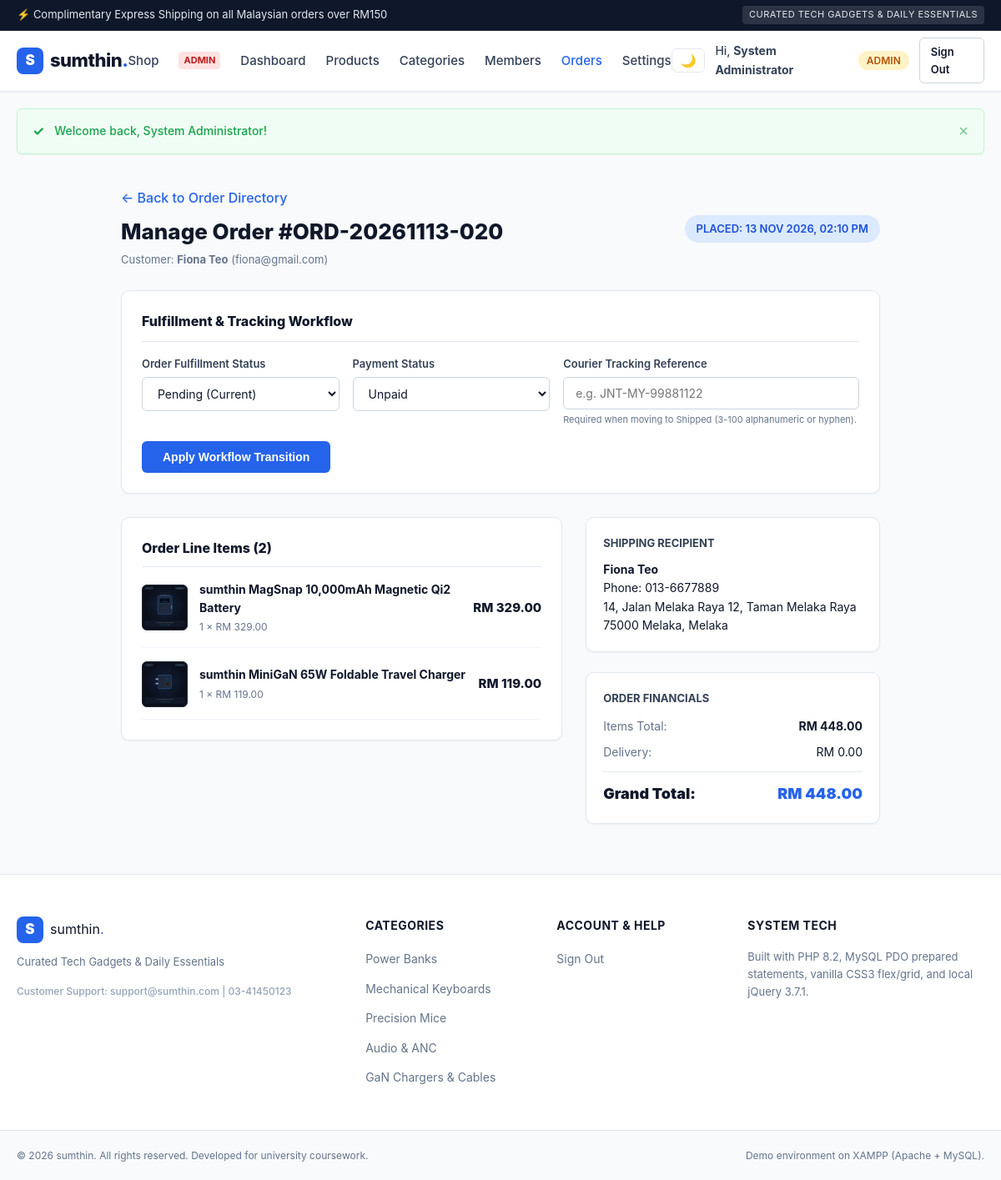
Screenshot of /admin/order_detail.php?id=20 (signed in) with the database file from the repository.
### tables this page shows
CREATE TABLE `user` (
  `id` INT AUTO_INCREMENT PRIMARY KEY,
  `email` VARCHAR(100) NOT NULL UNIQUE,
  `password_hash` VARCHAR(255) NOT NULL,
  `name` VARCHAR(100) NOT NULL,
  `phone` VARCHAR(20) DEFAULT NULL,
  `role` ENUM('Admin', 'Member') NOT NULL DEFAULT 'Member',
  `photo` VARCHAR(255) DEFAULT 'default_user.png',
  `status` ENUM('Active', 'Blocked') NOT NULL DEFAULT 'Active',
  `failed_attempts` INT NOT NULL DEFAULT 0,
  `locked_until` DATETIME DEFAULT NULL,
  `remember_token` VARCHAR(64) DEFAULT NULL,
  `email_verified_at` DATETIME DEFAULT NULL,
  `created_at` DATETIME NOT NULL DEFAULT CURRENT_TIMESTAMP,
  `updated_at` DATETIME NOT NULL DEFAULT CURRENT_TIMESTAMP ON UPDATE CURRENT_TIMESTAMP
);

CREATE TABLE `order` (
  `id` INT AUTO_INCREMENT PRIMARY KEY,
  `order_no` VARCHAR(30) NOT NULL UNIQUE,
  `user_id` INT NOT NULL,
  `address_id` INT DEFAULT NULL,
  `total_amount` DECIMAL(10,2) NOT NULL,
  `discount_amount` DECIMAL(10,2) NOT NULL DEFAULT 0.00,
  `final_amount` DECIMAL(10,2) NOT NULL,
  `status` ENUM('Pending', 'Processing', 'Shipped', 'Delivered', 'Cancelled') NOT NULL DEFAULT 'Pending',
  `payment_status` ENUM('Unpaid', 'Paid', 'Refunded') NOT NULL DEFAULT 'Unpaid',
  `tracking_no` VARCHAR(100) DEFAULT NULL,
  `created_at` DATETIME NOT NULL DEFAULT CURRENT_TIMESTAMP,
  `updated_at` DATETIME NOT NULL DEFAULT CURRENT_TIMESTAMP ON UPDATE CURRENT_TIMESTAMP,
  INDEX `idx_order_user_status` (`user_id`, `status`),
  CONSTRAINT `fk_order_user` FOREIGN KEY (`user_id`) REFERENCES `user` (`id`) ON DELETE CASCADE,
  CONSTRAINT `fk_order_address` FOREIGN KEY (`address_id`) REFERENCES `address` (`id`) ON DELETE SET NULL
);

CREATE TABLE `order_item` (
  `id` INT AUTO_INCREMENT PRIMARY KEY,
  `order_id` INT NOT NULL,
  `product_id` INT NOT NULL,
  `price` DECIMAL(10,2) NOT NULL,
  `quantity` INT NOT NULL,
  `subtotal` DECIMAL(10,2) NOT NULL,
  INDEX `idx_order_item_product` (`product_id`),
  CONSTRAINT `fk_item_order` FOREIGN KEY (`order_id`) REFERENCES `order` (`id`) ON DELETE CASCADE,
  CONSTRAINT `fk_item_product` FOREIGN KEY (`product_id`) REFERENCES `product` (`id`) ON DELETE RESTRICT
);

CREATE TABLE `product` (
  `id` INT AUTO_INCREMENT PRIMARY KEY,
  `category_id` INT NOT NULL,
  `brand_id` INT DEFAULT NULL,
  `name` VARCHAR(150) NOT NULL,
  `slug` VARCHAR(150) NOT NULL UNIQUE,
  `description` TEXT NOT NULL,
  `price` DECIMAL(10,2) NOT NULL,
  `stock` INT NOT NULL DEFAULT 0,
  `low_stock_threshold` INT NOT NULL DEFAULT 5,
  `warranty_months` TINYINT UNSIGNED NOT NULL DEFAULT 12,
  `specs` TEXT DEFAULT NULL,
  `is_featured` TINYINT(1) NOT NULL DEFAULT 0,
  `created_at` DATETIME NOT NULL DEFAULT CURRENT_TIMESTAMP,
  `updated_at` DATETIME NOT NULL DEFAULT CURRENT_TIMESTAMP ON UPDATE CURRENT_TIMESTAMP,
  INDEX `idx_product_category` (`category_id`),
  INDEX `idx_product_brand` (`brand_id`),
  CONSTRAINT `fk_product_category` FOREIGN KEY (`category_id`) REFERENCES `category` (`id`) ON DELETE CASCADE,
  CONSTRAINT `fk_product_brand` FOREIGN KEY (`brand_id`) REFERENCES `brand` (`id`) ON DELETE SET NULL
);

CREATE TABLE `address` (
  `id` INT AUTO_INCREMENT PRIMARY KEY,
  `user_id` INT NOT NULL,
  `recipient_name` VARCHAR(100) NOT NULL,
  `phone` VARCHAR(20) NOT NULL,
  `address_line1` VARCHAR(255) NOT NULL,
  `address_line2` VARCHAR(255) DEFAULT NULL,
  `city` VARCHAR(100) NOT NULL,
  `state` VARCHAR(100) NOT NULL,
  `postal_code` VARCHAR(10) NOT NULL,
  `is_default` TINYINT(1) NOT NULL DEFAULT 0,
  `created_at` DATETIME NOT NULL DEFAULT CURRENT_TIMESTAMP,
  CONSTRAINT `fk_address_user` FOREIGN KEY (`user_id`) REFERENCES `user` (`id`) ON DELETE CASCADE
);

### admin/order_detail.php (the view, shortened to what the rows shown need)
<?php
require_once __DIR__ . '/../_base.php';
auth('Admin');
$id = (int)req('id');
$stmt = $db->prepare('
    SELECT o.*, u.name AS customer_name, u.email AS customer_email, u.phone AS customer_phone
    FROM `order` o
    JOIN `user` u ON o.user_id = u.id
    WHERE o.id = ?
');
$stmt->execute([$id]);
$o = $stmt->fetch();
$status_transitions = [
    'Pending'    => ['Processing', 'Cancelled'],
    'Processing' => ['Shipped', 'Cancelled'],
    'Shipped'    => ['Delivered'],
    'Delivered'  => [],
    'Cancelled'  => [],
];
$allowed_next_statuses = $status_transitions[$o->status] ?? [];
$is_terminal = empty($allowed_next_statuses);
$items_stmt = $db->prepare("
    SELECT oi.*, p.name, c.name AS category_name,
           COALESCE(pp.photo_url, 'default_product.png') AS photo_url
    FROM `order_item` oi
    JOIN `product` p ON oi.product_id = p.id
    JOIN `category` c ON p.category_id = c.id
    LEFT JOIN `product_photo` pp ON p.id = pp.product_id AND pp.is_primary = 1
    WHERE oi.order_id = ?
");
$items_stmt->execute([$id]);
$items = $items_stmt->fetchAll();
$addr = null;
if ($o->address_id) {
    $a_stmt = $db->prepare('SELECT * FROM `address` WHERE `id` = ?');
    $a_stmt->execute([$o->address_id]);
    $addr = $a_stmt->fetch();
}
require_once __DIR__ . '/../_head.php';
?>
<div class="container" style="max-width: 950px;">
    <div style="margin-bottom: 24px; display:flex; justify-content:space-between; align-items:center; flex-wrap:wrap; gap:12px;">
        <div>
            <a href="<?= base_url('admin/orders.php') ?>" class="form-link">&larr; Back to Order Directory</a>
            <h1 style="font-size:26px; font-weight:800; color:var(--dark); margin-top:6px;">Manage Order #<?= encode($o->order_no) ?></h1>
            <span style="font-size:13px; color:var(--gray);">Customer: <strong><?= encode($o->customer_name) ?></strong> (<?= encode($o->customer_email) ?>)</span>
        </div>
        <div style="display:flex; gap:8px; align-items:center;">
            <span class="role-pill pill-member" style="font-size:13px; padding:6px 14px;">
                Placed: <?= encode(date('d M Y, h:i A', strtotime($o->created_at))) ?>
            </span>
        </div>
    </div>
    <div style="background:#fff; border:1px solid var(--border); border-radius:var(--radius); padding:24px; margin-bottom:28px; box-shadow:var(--shadow-sm);">
        <h2 style="font-size:16px; font-weight:800; color:var(--dark); margin-bottom:16px; border-bottom:1px solid var(--border); padding-bottom:10px;">
            Fulfillment & Tracking Workflow
        </h2>
        <?php if ($is_terminal && $o->payment_status !== 'Unpaid'): ?>
            <div style="padding:14px 18px; background:#f8fafc; border:1px solid #e2e8f0; border-radius:6px; display:flex; align-items:center; justify-content:space-between; flex-wrap:wrap; gap:12px;">
                <div style="display:flex; align-items:center; gap:12px;">
                    <span class="badge" style="font-size:13px; padding:6px 12px; background:<?= $o->status === 'Delivered' ? '#ecfdf5' : '#fef2f2' ?>; color:<?= $o->status === 'Delivered' ? '#065f46' : '#991b1b' ?>; font-weight:800; border:1px solid currentColor;">
                        <?= encode($o->status) ?>
                    </span>
                    <span style="font-size:13px; color:var(--gray);">
                        This order has reached its final state and is locked from further workflow modifications.
                    </span>
                </div>
                <?php if ($o->tracking_no): ?>
                    <div style="font-size:13px;">
                        <span style="color:var(--gray);">Tracking Number:</span>
                        <code style="font-weight:700; color:var(--dark); margin-left:4px;"><?= encode($o->tracking_no) ?></code>
                    </div>
                <?php endif; ?>
            </div>
        <?php else: ?>
            <form action="<?= base_url('admin/order_detail.php?id=' . $id) ?>" method="POST" style="display:flex; flex-direction:column; gap:16px;">
                <div style="display:flex; gap:16px; flex-wrap:wrap; align-items:flex-start;">
                    <div style="flex:1; min-width:200px;">
                        <label for="status" class="form-label">Order Fulfillment Status</label>
                        <?php if ($is_terminal): ?>
                            <input type="text" value="<?= encode($o->status) ?>" readonly class="form-control" style="background:#f8fafc; cursor:not-allowed;">
                            <input type="hidden" name="status" value="<?= encode($o->status) ?>">
                        <?php else: ?>
                            <select name="status" id="status" class="form-select <?= isset($errors['status']) ? 'form-control-error' : '' ?>">
                                <option value="<?= encode($o->status) ?>" selected><?= encode($o->status) ?> (Current)</option>
                            </select>
                        <?php endif; ?>
                    </div>
                    <div style="flex:1; min-width:180px;">
                        <label for="payment_status" class="form-label">Payment Status</label>
                        <?php if ($o->payment_status === 'Unpaid'): ?>
                            <select name="payment_status" id="payment_status" class="form-select <?= isset($errors['payment_status']) ? 'form-control-error' : '' ?>">
                                <option value="Unpaid" <?= (req('payment_status', $o->payment_status) === 'Unpaid') ? 'selected' : '' ?>>Unpaid</option>
                            </select>
                        <?php endif; ?>
                    </div>
                </div>
            </form>
        <?php endif; ?>
    </div>
    <div style="display:grid; grid-template-columns: 1.8fr 1.2fr; gap:28px; align-items:flex-start;">
        <div style="background:#fff; border:1px solid var(--border); border-radius:var(--radius); padding:24px; box-shadow:var(--shadow-sm);">
            <div style="display:flex; flex-direction:column; gap:16px;">
                <?php foreach ($items as $it): ?>
                    <div style="display:flex; gap:14px; align-items:center; border-bottom:1px solid #f1f5f9; padding-bottom:14px;">
                        <div style="width:55px; height:55px; background:#0b0f19; border-radius:6px; overflow:hidden; flex-shrink:0; display:flex; align-items:center; justify-content:center; border:1px solid #1e293b;">
                            <img src="<?= base_url('uploads/products/' . encode($it->photo_url)) ?>" alt="<?= encode($it->name) ?>" style="max-width:100%; max-height:100%; object-fit:contain;">
                        </div>
                        <div style="flex:1;">
                            <h4 style="font-size:14px; font-weight:700; color:var(--dark); margin-bottom:2px;"><?= encode($it->name) ?></h4>
                            <div style="font-size:12px; color:var(--gray);"><?= (int)$it->quantity ?> &times; RM <?= number_format((float)$it->price, 2) ?></div>
                        </div>
                        <div style="font-weight:800; font-size:15px; color:var(--dark);">
                            RM <?= number_format((float)$it->subtotal, 2) ?>
                        </div>
                    </div>
                <?php endforeach; ?>
            </div>
        </div>
        <div style="display:flex; flex-direction:column; gap:24px;">
            <div style="background:#fff; border:1px solid var(--border); border-radius:var(--radius); padding:20px; box-shadow:var(--shadow-sm);">
                <h4 style="font-size:13px; font-weight:700; color:var(--dark-muted); text-transform:uppercase; margin-bottom:10px;">
                    Shipping Recipient
                </h4>
                <?php if ($addr): ?>
                    <div style="font-size:14px; line-height:1.6; color:var(--dark);">
                        <strong><?= encode($addr->recipient_name) ?></strong><br>
                        Phone: <?= encode($addr->phone) ?><br>
                        <?= encode($addr->address_line1) ?><?= $addr->address_line2 ? ', ' . encode($addr->address_line2) : '' ?><br>
                        <?= encode($addr->postal_code) ?> <?= encode($addr->city) ?>, <?= encode($addr->state) ?>
                    </div>
                <?php else: ?>
                    <div style="font-size:13px; color:var(--gray);">No explicit address recorded.</div>
                <?php endif; ?>
            </div>
            <div style="background:#fff; border:1px solid var(--border); border-radius:var(--radius); padding:20px; box-shadow:var(--shadow-sm);">
                <div style="display:flex; flex-direction:column; gap:8px; font-size:14px; border-bottom:1px solid var(--border); padding-bottom:12px; margin-bottom:12px;">
                    <div style="display:flex; justify-content:space-between;">
                        <span style="color:var(--gray);">Items Total:</span>
                        <strong>RM <?= number_format((float)$o->total_amount, 2) ?></strong>
                    </div>
                </div>
                <div style="display:flex; justify-content:space-between; align-items:baseline; font-size:18px; font-weight:900;">
                    <span>Grand Total:</span>
                    <span style="color:var(--primary);">RM <?= number_format((float)$o->final_amount, 2) ?></span>
                </div>
            </div>
        </div>
    </div>
</div>
<?php require_once __DIR__ . '/../_foot.php'; ?>

### _head.php (shortened to what the rows shown need)
<?php
$current_page = basename($_SERVER['PHP_SELF']);
$user         = current_user();
?>
<!DOCTYPE html>
<html lang="en">
<head>
    <link rel="stylesheet" href="<?= base_url('css/app.css') ?>">
</head>
<body>
    <header class="site-header">
        <div class="container header-inner">
            <div class="nav-actions">
                <?php if (is_logged_in()): ?>
                    <div class="user-menu-wrapper">
                        <a href="<?= base_url('profile.php') ?>" class="nav-link user-profile-link" title="Account Profile & Settings">
                            <span>Hi, <strong><?= encode($user->name) ?></strong></span>
                        </a>
                        <span class="role-pill <?= is_admin() ? 'pill-admin' : 'pill-member' ?>">
                            <?= encode($user->role) ?>
                        </span>
                        <a href="<?= base_url('logout.php') ?>" class="btn btn-outline-sm btn-logout">Sign Out</a>
                    </div>
                <?php else: ?>
                    <a href="<?= base_url('login.php') ?>" class="btn btn-outline-sm <?= $current_page === 'login.php' ? 'active' : '' ?>">Sign In</a>
                    <a href="<?= base_url('register.php') ?>" class="btn btn-primary-sm <?= $current_page === 'register.php' ? 'active' : '' ?>">Register</a>
                <?php endif; ?>
            </div>
        </div>
    </header>
    <main class="main-content">

### rows the page displays
user: name "System Administrator", role "ADMIN"
order: order_no "ORD-20261113-020", user.name "Fiona Teo", user.email "fiona@gmail.com", created_at "13 NOV 2026, 02:10 PM", status "Pending (Current)", payment_status "Unpaid", total_amount "448.00", final_amount "448.00"
order_item: shows a picture, product.name "sumthin MagSnap 10,000mAh Magnetic Qi2 Battery", quantity "1", price "329.00", subtotal "329.00"
order_item: shows a picture, product.name "sumthin MiniGaN 65W Foldable Travel Charger", quantity "1", price "119.00", subtotal "119.00"
address: recipient_name "Fiona Teo", phone "013-6677889", address_line1 "14, Jalan Melaka Raya 12", address_line2 "Taman Melaka Raya", postal_code "75000", city "Melaka", state "Melaka"

### other values shown
encode(setting('announcement_bar')) "⚡ Complimentary Express Shipping on all Malaysian orders over RM150"
encode(setting('store_tagline', 'BMIT2013 Project')) "CURATED TECH GADGETS & DAILY ESSENTIALS"
substr($store_name, 0, 1) "S"
encode($store_name) "sumthin"
encode($flash['message']) "Welcome back, System Administrator!"
count($items) "2"
substr(setting('store_name', 'sumthin'), 0, 1) "S"
encode(setting('store_name', 'sumthin')) "sumthin"
encode(setting('support_email', 'support@sumthin.com')) "support@sumthin.com"
encode(setting('support_phone', '03-41450123')) "03-41450123"
